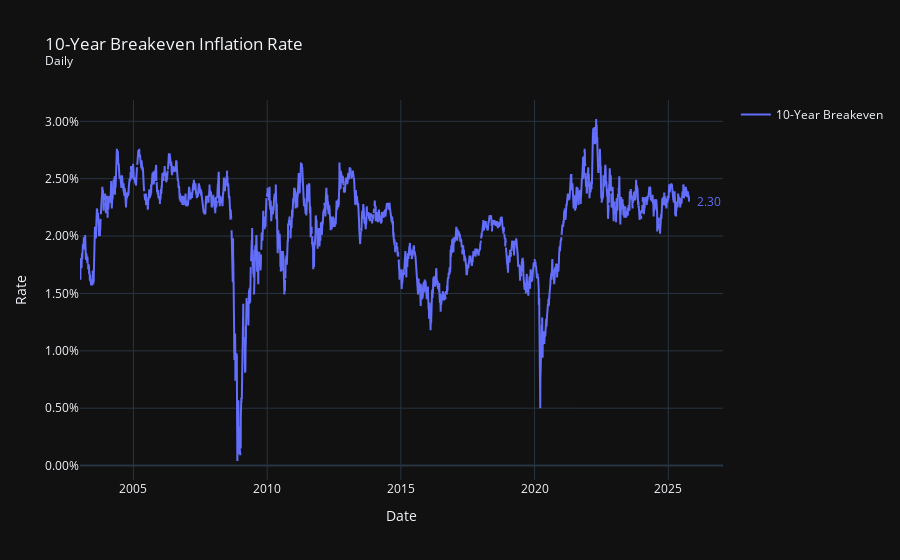

Write notebook code for a chart like this one.
### Markdown cell above
5. Now that all our data is ready, make the graph and have it save itself as a .html file to graph_output whenver the notebooks is rerun. The name of the file should exactly match the notebook name. For instance, this file "example.ipynb" produces the graph "example.html." Nice work, you made a graph!

### Code cell
fig = go.Figure()

for col in joined_df.columns:
    fig.add_trace(
        go.Scatter(
            x=joined_df.index,
            y=joined_df[col],
            mode='lines',
            name=col
        )
    )

fig.update_layout(
    title = dict(text = '10-Year Breakeven Inflation Rate <br><sup>Daily</sup>'),
    xaxis_title="Date",
    yaxis_title="Rate",
)

fig.update_yaxes(
    tickformat=".2f",
    ticksuffix="%"
)

fig.update_xaxes(
    type='date',
    tickformat='%Y',
)

ut.add_end_labels(fig = fig)

fig.show()

fig.write_html(GRAPH_OUTPUT_PATH / f"{GRAPH_NAME}.html")

### Figure 1 — Plotly figure (JSON) as saved in the notebook; plotly's stock layout.template omitted (floating-point values rounded to 4 significant figures; data arrays with more than 128 entries replaced by an {"elided": "..."} marker saying what was removed)
{"data": [{"mode": "lines", "name": "10-Year Breakeven", "x": {"elided": "5942 str values"}, "y": {"elided": "5942 float values"}, "type": "scatter"}, {"hoverinfo": "skip", "marker": {"color": "#636efa", "size": 8, "symbol": "circle"}, "mode": "markers", "showlegend": false, "x": [1760054400000000000], "y": [2.3], "zorder": 3, "type": "scatter"}], "layout": {"title": {"text": "10-Year Breakeven Inflation Rate <br><sup>Daily</sup>"}, "xaxis": {"title": {"text": "Date"}, "type": "date", "tickformat": "%Y"}, "yaxis": {"title": {"text": "Rate"}, "tickformat": ".2f", "ticksuffix": "%"}, "annotations": [{"font": {"color": "#636efa"}, "showarrow": false, "text": "2.30", "x": "2025-10-10T00:00:00", "xanchor": "left", "xshift": 6, "y": 2.3, "yanchor": "middle"}]}}
